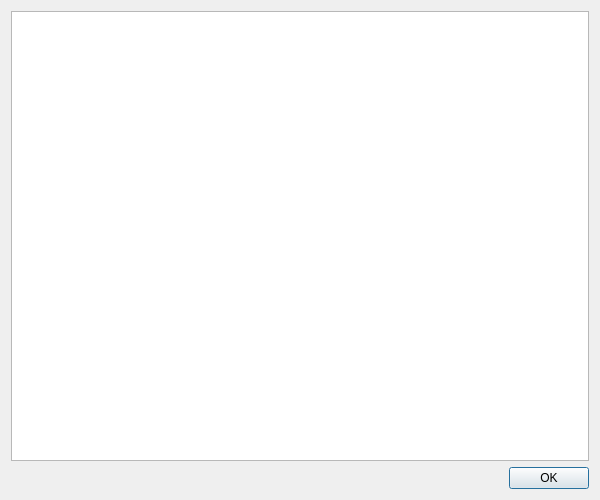
<?xml version="1.0" encoding="UTF-8"?>
<ui version="4.0">
 <class>Dialog_Log</class>
 <widget class="QDialog" name="Dialog_Log">
  <property name="geometry">
   <rect>
    <x>0</x>
    <y>0</y>
    <width>600</width>
    <height>500</height>
   </rect>
  </property>
  <property name="minimumSize">
   <size>
    <width>600</width>
    <height>500</height>
   </size>
  </property>
  <property name="maximumSize">
   <size>
    <width>600</width>
    <height>500</height>
   </size>
  </property>
  <property name="windowTitle">
   <string>LaTeX Office Writer</string>
  </property>
  <layout class="QGridLayout" name="gridLayout">
   <item row="0" column="0">
    <widget class="QPlainTextEdit" name="logViewer">
     <property name="readOnly">
      <bool>true</bool>
     </property>
    </widget>
   </item>
   <item row="1" column="0">
    <widget class="QDialogButtonBox" name="buttonBox">
     <property name="orientation">
      <enum>Qt::Horizontal</enum>
     </property>
     <property name="standardButtons">
      <set>QDialogButtonBox::Ok</set>
     </property>
    </widget>
   </item>
  </layout>
 </widget>
 <resources/>
 <connections>
  <connection>
   <sender>buttonBox</sender>
   <signal>accepted()</signal>
   <receiver>Dialog_Log</receiver>
   <slot>accept()</slot>
   <hints>
    <hint type="sourcelabel">
     <x>248</x>
     <y>254</y>
    </hint>
    <hint type="destinationlabel">
     <x>157</x>
     <y>274</y>
    </hint>
   </hints>
  </connection>
  <connection>
   <sender>buttonBox</sender>
   <signal>rejected()</signal>
   <receiver>Dialog_Log</receiver>
   <slot>reject()</slot>
   <hints>
    <hint type="sourcelabel">
     <x>316</x>
     <y>260</y>
    </hint>
    <hint type="destinationlabel">
     <x>286</x>
     <y>274</y>
    </hint>
   </hints>
  </connection>
 </connections>
</ui>
